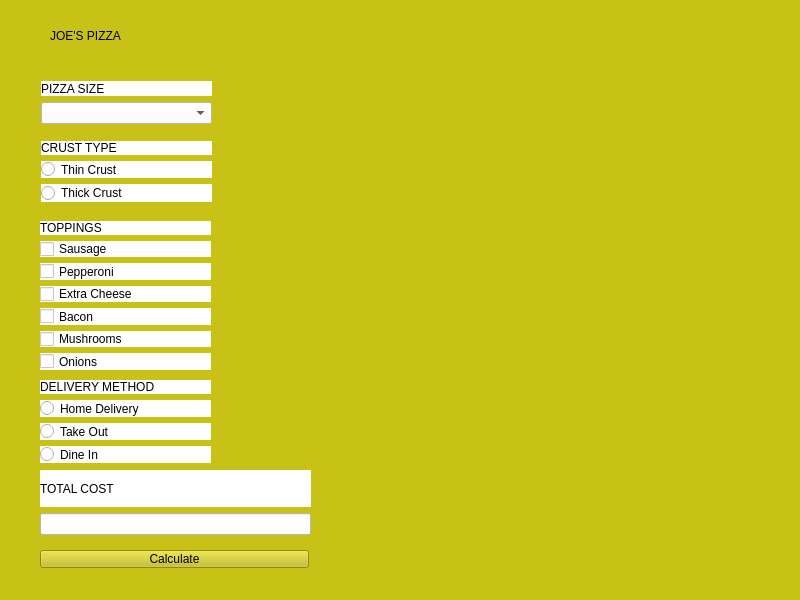
<?xml version="1.0" encoding="UTF-8"?>
<ui version="4.0">
 <class>PizzaShopMenu</class>
 <widget class="QMainWindow" name="PizzaShopMenu">
  <property name="geometry">
   <rect>
    <x>0</x>
    <y>0</y>
    <width>800</width>
    <height>600</height>
   </rect>
  </property>
  <property name="maximumSize">
   <size>
    <width>800</width>
    <height>600</height>
   </size>
  </property>
  <property name="windowTitle">
   <string>PizzaShopMenu</string>
  </property>
  <property name="styleSheet">
   <string notr="true">background-color: rgb(200, 194, 22);</string>
  </property>
  <widget class="QWidget" name="centralwidget">
   <widget class="QLabel" name="label">
    <property name="geometry">
     <rect>
      <x>50</x>
      <y>10</y>
      <width>241</width>
      <height>51</height>
     </rect>
    </property>
    <property name="styleSheet">
     <string notr="true">font: 700 20pt &quot;Tahoma&quot;;</string>
    </property>
    <property name="text">
     <string>JOE'S PIZZA</string>
    </property>
   </widget>
   <widget class="QPushButton" name="CalculateButton">
    <property name="geometry">
     <rect>
      <x>40</x>
      <y>550</y>
      <width>269</width>
      <height>18</height>
     </rect>
    </property>
    <property name="text">
     <string>Calculate</string>
    </property>
   </widget>
   <widget class="QLabel" name="label_5">
    <property name="geometry">
     <rect>
      <x>370</x>
      <y>60</y>
      <width>370</width>
      <height>490</height>
     </rect>
    </property>
    <property name="text">
     <string/>
    </property>
    <property name="pixmap">
     <pixmap resource="FoodLogo.qrc">:/img/Yellow Simple Pizza Member Business Card (1).jpg</pixmap>
    </property>
    <property name="scaledContents">
     <bool>true</bool>
    </property>
   </widget>
   <widget class="QWidget" name="">
    <property name="geometry">
     <rect>
      <x>40</x>
      <y>470</y>
      <width>271</width>
      <height>65</height>
     </rect>
    </property>
    <layout class="QVBoxLayout" name="verticalLayout_4">
     <item>
      <widget class="QLabel" name="label_6">
       <property name="styleSheet">
        <string notr="true">background-color: rgb(255, 255, 255);
font: 700 12pt &quot;Tahoma&quot;;</string>
       </property>
       <property name="text">
        <string>TOTAL COST</string>
       </property>
      </widget>
     </item>
     <item>
      <widget class="QLineEdit" name="pizzaCost">
       <property name="styleSheet">
        <string notr="true">background-color: rgb(255, 255, 255);</string>
       </property>
      </widget>
     </item>
    </layout>
   </widget>
   <widget class="QWidget" name="">
    <property name="geometry">
     <rect>
      <x>41</x>
      <y>141</y>
      <width>171</width>
      <height>61</height>
     </rect>
    </property>
    <layout class="QVBoxLayout" name="verticalLayout_2">
     <item>
      <widget class="QLabel" name="label_3">
       <property name="styleSheet">
        <string notr="true">background-color: rgb(255, 255, 255);
font: 700 12pt &quot;Tahoma&quot;;</string>
       </property>
       <property name="text">
        <string>CRUST TYPE</string>
       </property>
      </widget>
     </item>
     <item>
      <widget class="QRadioButton" name="ThinCrust">
       <property name="styleSheet">
        <string notr="true">background-color: rgb(255, 255, 255);</string>
       </property>
       <property name="text">
        <string>Thin Crust </string>
       </property>
      </widget>
     </item>
     <item>
      <widget class="QRadioButton" name="ThickCrust">
       <property name="styleSheet">
        <string notr="true">background-color: rgb(255, 255, 255);</string>
       </property>
       <property name="text">
        <string>Thick Crust </string>
       </property>
      </widget>
     </item>
    </layout>
   </widget>
   <widget class="QWidget" name="">
    <property name="geometry">
     <rect>
      <x>40</x>
      <y>380</y>
      <width>171</width>
      <height>83</height>
     </rect>
    </property>
    <layout class="QVBoxLayout" name="verticalLayout">
     <item>
      <widget class="QLabel" name="DeliveryMethod">
       <property name="styleSheet">
        <string notr="true">background-color: rgb(255, 255, 255);
font: 700 12pt &quot;Tahoma&quot;;</string>
       </property>
       <property name="text">
        <string>DELIVERY METHOD</string>
       </property>
      </widget>
     </item>
     <item>
      <widget class="QRadioButton" name="HomeDelivery">
       <property name="styleSheet">
        <string notr="true">background-color: rgb(255, 255, 255);</string>
       </property>
       <property name="text">
        <string>Home Delivery</string>
       </property>
      </widget>
     </item>
     <item>
      <widget class="QRadioButton" name="TakeOut">
       <property name="styleSheet">
        <string notr="true">background-color: rgb(255, 255, 255);</string>
       </property>
       <property name="text">
        <string>Take Out</string>
       </property>
      </widget>
     </item>
     <item>
      <widget class="QRadioButton" name="Dinein">
       <property name="styleSheet">
        <string notr="true">background-color: rgb(255, 255, 255);</string>
       </property>
       <property name="text">
        <string>Dine In</string>
       </property>
      </widget>
     </item>
    </layout>
   </widget>
   <widget class="QWidget" name="">
    <property name="geometry">
     <rect>
      <x>41</x>
      <y>81</y>
      <width>171</width>
      <height>43</height>
     </rect>
    </property>
    <layout class="QVBoxLayout" name="verticalLayout_3">
     <item>
      <widget class="QLabel" name="label_2">
       <property name="styleSheet">
        <string notr="true">font: 700 12pt &quot;Tahoma&quot;;
background-color: rgb(255, 255, 255);</string>
       </property>
       <property name="text">
        <string>PIZZA SIZE</string>
       </property>
      </widget>
     </item>
     <item>
      <widget class="QComboBox" name="pizzaCombo">
       <property name="styleSheet">
        <string notr="true">background-color: rgb(255, 255, 255);</string>
       </property>
      </widget>
     </item>
    </layout>
   </widget>
   <widget class="QWidget" name="">
    <property name="geometry">
     <rect>
      <x>40</x>
      <y>221</y>
      <width>171</width>
      <height>149</height>
     </rect>
    </property>
    <layout class="QVBoxLayout" name="verticalLayout_5">
     <item>
      <widget class="QLabel" name="label_4">
       <property name="styleSheet">
        <string notr="true">background-color: rgb(255, 255, 255);
font: 700 12pt &quot;Tahoma&quot;;</string>
       </property>
       <property name="text">
        <string>TOPPINGS</string>
       </property>
      </widget>
     </item>
     <item>
      <widget class="QCheckBox" name="Sausage">
       <property name="styleSheet">
        <string notr="true">background-color: rgb(255, 255, 255);</string>
       </property>
       <property name="text">
        <string>Sausage</string>
       </property>
      </widget>
     </item>
     <item>
      <widget class="QCheckBox" name="Pepperoni">
       <property name="styleSheet">
        <string notr="true">background-color: rgb(255, 255, 255);</string>
       </property>
       <property name="text">
        <string>Pepperoni</string>
       </property>
      </widget>
     </item>
     <item>
      <widget class="QCheckBox" name="ExtraCheese">
       <property name="styleSheet">
        <string notr="true">background-color: rgb(255, 255, 255);</string>
       </property>
       <property name="text">
        <string>Extra Cheese</string>
       </property>
      </widget>
     </item>
     <item>
      <widget class="QCheckBox" name="Bacon">
       <property name="styleSheet">
        <string notr="true">background-color: rgb(255, 255, 255);</string>
       </property>
       <property name="text">
        <string>Bacon</string>
       </property>
      </widget>
     </item>
     <item>
      <widget class="QCheckBox" name="Mushrooms">
       <property name="styleSheet">
        <string notr="true">background-color: rgb(255, 255, 255);</string>
       </property>
       <property name="text">
        <string>Mushrooms</string>
       </property>
      </widget>
     </item>
     <item>
      <widget class="QCheckBox" name="Onions">
       <property name="styleSheet">
        <string notr="true">background-color: rgb(255, 255, 255);</string>
       </property>
       <property name="text">
        <string>Onions</string>
       </property>
      </widget>
     </item>
    </layout>
   </widget>
   <zorder>label</zorder>
   <zorder>label_6</zorder>
   <zorder>Dinein</zorder>
   <zorder>Takeout</zorder>
   <zorder>label_5</zorder>
   <zorder>HomeDelivery</zorder>
   <zorder>label_2</zorder>
   <zorder>label_3</zorder>
   <zorder>label_4</zorder>
   <zorder>pizzaCombo</zorder>
   <zorder>ThinCrust</zorder>
   <zorder>ThickCrust</zorder>
   <zorder>Pepperoni</zorder>
   <zorder>Mushrooms</zorder>
   <zorder>Onions</zorder>
   <zorder>Sausage</zorder>
   <zorder>lineEdit</zorder>
   <zorder>label_6</zorder>
   <zorder>pizzaCost</zorder>
   <zorder>ExtraCheese</zorder>
   <zorder>label</zorder>
   <zorder>CalculateButton</zorder>
   <zorder>DeliveryMethod</zorder>
   <zorder>HomeDelivery</zorder>
   <zorder>TakeOut</zorder>
   <zorder>Dinein</zorder>
   <zorder>label_5</zorder>
  </widget>
 </widget>
 <resources>
  <include location="FoodLogo.qrc"/>
 </resources>
 <connections/>
</ui>
